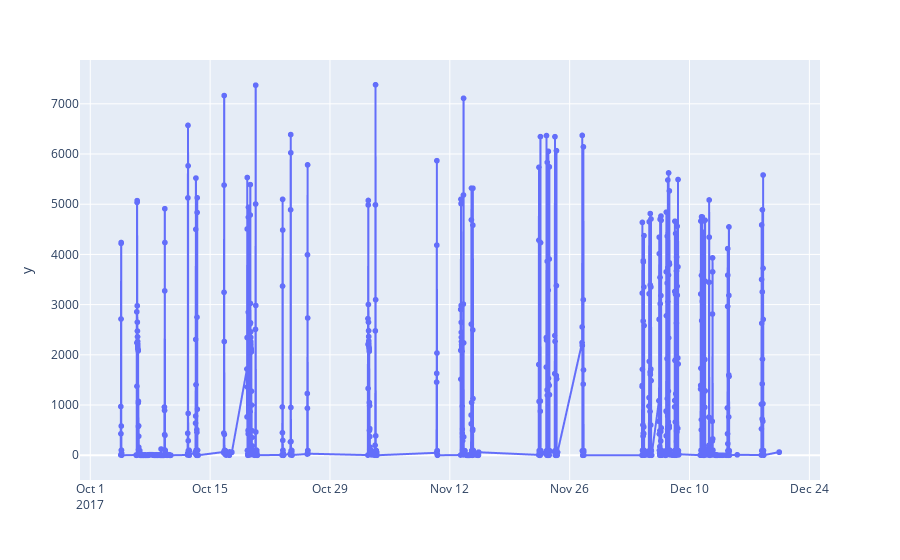

The cell this chart's notebook holds for it:
### Code cell
px.scatter(high_temperature_oven, x=high_temperature_oven.index, y=high_temperature_oven[('power', 'active')].values).update_traces(mode="lines+markers")

### Figure 1 — Plotly figure (JSON) as saved in the notebook; plotly's stock layout.template omitted (floating-point values rounded to 4 significant figures; data arrays with more than 128 entries replaced by an {"elided": "..."} marker saying what was removed)
{"data": [{"hovertemplate": "=%{x}<br>y=%{y}<extra></extra>", "legendgroup": "", "marker": {"color": "#636efa", "symbol": "circle"}, "mode": "lines+markers", "name": "", "showlegend": false, "type": "scattergl", "x": {"elided": "1710 str values"}, "xaxis": "x", "y": {"elided": "1710 float values"}, "yaxis": "y"}], "layout": {"legend": {"tracegroupgap": 0}, "margin": {"t": 60}, "xaxis": {"anchor": "y", "domain": [0, 1], "title": {"text": ""}}, "yaxis": {"anchor": "x", "domain": [0, 1], "title": {"text": "y"}}}}
